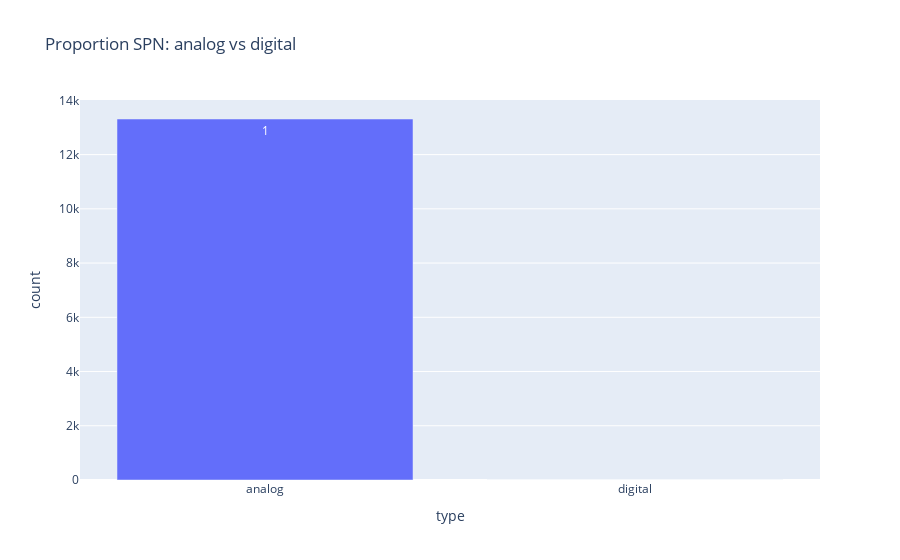

Notebook code for this chart:
### Code cell
# 1) Proportion SPN analogique vs catégorique (définitions)
with get_session() as session:
    spns = session.exec(select(SpnDefinition)).all()
    total_spns = len(spns)
    analog_count = sum(1 for s in spns if s.is_analog)
    digital_count = total_spns - analog_count

df_prop = pd.DataFrame({'type': ['analog', 'digital'], 'count': [analog_count, digital_count]})
df_prop['proportion'] = df_prop['count'] / df_prop['count'].sum()
print(f'Total SPN definitions: {total_spns}')
display(df_prop)
fig = px.bar(df_prop, x='type', y='count', text='proportion', title='Proportion SPN: analog vs digital')
fig.show()

### Figure 1 — Plotly figure (JSON) as saved in the notebook; plotly's stock layout.template omitted (floating-point values rounded to 4 significant figures)
{"data": [{"hovertemplate": "type=%{x}<br>count=%{y}<br>proportion=%{text}<extra></extra>", "legendgroup": "", "marker": {"color": "#636efa", "pattern": {"shape": ""}}, "name": "", "orientation": "v", "showlegend": false, "text": [1.0, 0.0], "textposition": "auto", "type": "bar", "x": ["analog", "digital"], "xaxis": "x", "y": [13313, 0], "yaxis": "y"}], "layout": {"barmode": "relative", "legend": {"tracegroupgap": 0}, "title": {"text": "Proportion SPN: analog vs digital"}, "xaxis": {"anchor": "y", "domain": [0, 1], "title": {"text": "type"}}, "yaxis": {"anchor": "x", "domain": [0, 1], "title": {"text": "count"}}}}
